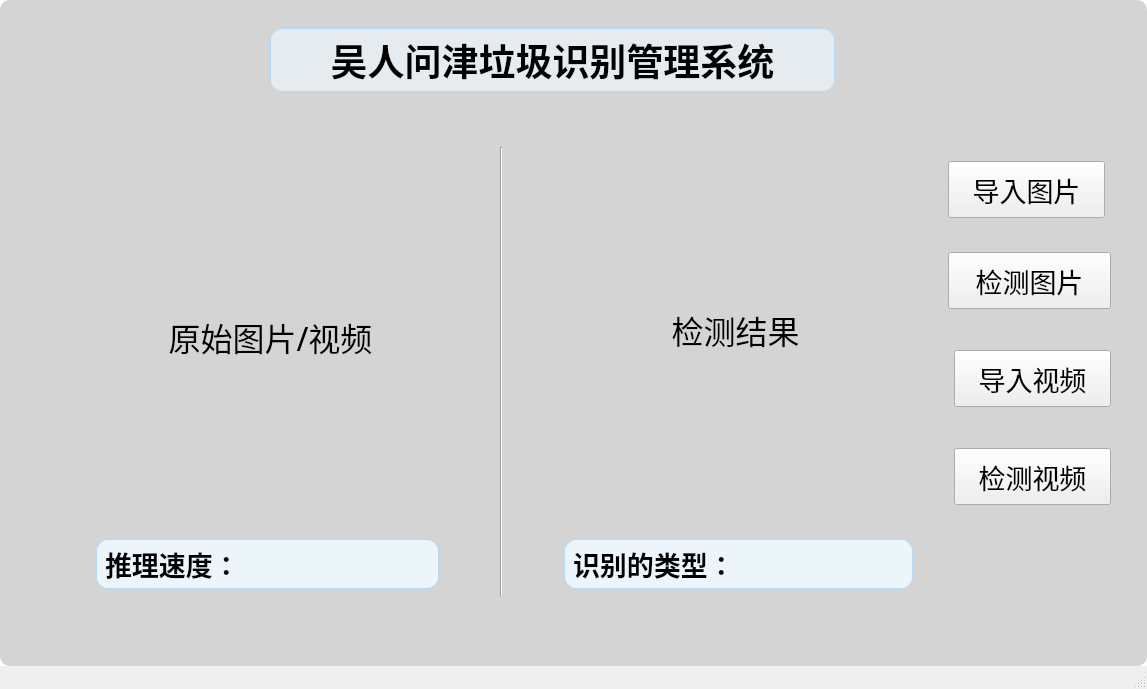
<?xml version="1.0" encoding="UTF-8"?>
<ui version="4.0">
 <class>main_ui</class>
 <widget class="QMainWindow" name="main_ui">
  <property name="geometry">
   <rect>
    <x>0</x>
    <y>0</y>
    <width>1147</width>
    <height>689</height>
   </rect>
  </property>
  <property name="windowTitle">
   <string>MainWindow</string>
  </property>
  <widget class="QWidget" name="centralwidget">
   <widget class="QListWidget" name="listWidget">
    <property name="geometry">
     <rect>
      <x>0</x>
      <y>0</y>
      <width>1147</width>
      <height>666</height>
     </rect>
    </property>
    <property name="styleSheet">
     <string notr="true">border-image: url(:/login.jpg);
border-radius:10px;</string>
    </property>
   </widget>
   <widget class="QListView" name="listView">
    <property name="geometry">
     <rect>
      <x>0</x>
      <y>0</y>
      <width>1147</width>
      <height>666</height>
     </rect>
    </property>
    <property name="styleSheet">
     <string notr="true">background-color: rgba(81, 81, 81,0.25);
border-radius:10px;</string>
    </property>
   </widget>
   <widget class="QLabel" name="label">
    <property name="geometry">
     <rect>
      <x>270</x>
      <y>28</y>
      <width>565</width>
      <height>64</height>
     </rect>
    </property>
    <property name="font">
     <font>
      <family>华文新魏</family>
      <pointsize>28</pointsize>
      <bold>true</bold>
     </font>
    </property>
    <property name="styleSheet">
     <string notr="true">background-color: rgba(236,245,250,0.7);
color: rgb(0, 0, 0);
border: 1px solid rgb(179,216,250);
border-radius:12px;
font-weight: bold;</string>
    </property>
    <property name="text">
     <string>吴人问津垃圾识别管理系统</string>
    </property>
    <property name="alignment">
     <set>Qt::AlignCenter</set>
    </property>
   </widget>
   <widget class="Line" name="line">
    <property name="geometry">
     <rect>
      <x>486</x>
      <y>147</y>
      <width>31</width>
      <height>449</height>
     </rect>
    </property>
    <property name="orientation">
     <enum>Qt::Vertical</enum>
    </property>
   </widget>
   <widget class="QLabel" name="label_2">
    <property name="geometry">
     <rect>
      <x>102</x>
      <y>168</y>
      <width>337</width>
      <height>337</height>
     </rect>
    </property>
    <property name="font">
     <font>
      <family>华文中宋</family>
      <pointsize>24</pointsize>
     </font>
    </property>
    <property name="styleSheet">
     <string notr="true">background-color: rgba(166, 164, 161,0.6);
border-radius:30px;

color: rgb(255, 255, 255);
QLineEdit {
    font-weight: bold; /* 给文本框控件的字体加粗 */
}



</string>
    </property>
    <property name="lineWidth">
     <number>2</number>
    </property>
    <property name="text">
     <string>原始图片/视频</string>
    </property>
    <property name="alignment">
     <set>Qt::AlignCenter</set>
    </property>
   </widget>
   <widget class="QLabel" name="label_3">
    <property name="geometry">
     <rect>
      <x>564</x>
      <y>161</y>
      <width>343</width>
      <height>337</height>
     </rect>
    </property>
    <property name="font">
     <font>
      <family>华文中宋</family>
      <pointsize>24</pointsize>
     </font>
    </property>
    <property name="styleSheet">
     <string notr="true">background-color: rgba(166, 164, 161,0.6);
border-radius:30px;

color: rgb(255, 255, 255);
QLineEdit {
    font-weight: bold; /* 给文本框控件的字体加粗 */
}</string>
    </property>
    <property name="lineWidth">
     <number>2</number>
    </property>
    <property name="text">
     <string>检测结果</string>
    </property>
    <property name="alignment">
     <set>Qt::AlignCenter</set>
    </property>
   </widget>
   <widget class="QPushButton" name="pushButton">
    <property name="geometry">
     <rect>
      <x>948</x>
      <y>161</y>
      <width>157</width>
      <height>57</height>
     </rect>
    </property>
    <property name="font">
     <font>
      <family>华文行楷</family>
      <pointsize>20</pointsize>
     </font>
    </property>
    <property name="styleSheet">
     <string notr="true">border-image: url(:/buton.png);</string>
    </property>
    <property name="text">
     <string>导入图片</string>
    </property>
   </widget>
   <widget class="QPushButton" name="pushButton_2">
    <property name="geometry">
     <rect>
      <x>948</x>
      <y>252</y>
      <width>163</width>
      <height>57</height>
     </rect>
    </property>
    <property name="font">
     <font>
      <family>华文行楷</family>
      <pointsize>20</pointsize>
     </font>
    </property>
    <property name="styleSheet">
     <string notr="true">border-image: url(:/buton.png);</string>
    </property>
    <property name="text">
     <string>检测图片</string>
    </property>
   </widget>
   <widget class="QPushButton" name="pushButton_3">
    <property name="geometry">
     <rect>
      <x>954</x>
      <y>350</y>
      <width>157</width>
      <height>57</height>
     </rect>
    </property>
    <property name="font">
     <font>
      <family>华文行楷</family>
      <pointsize>20</pointsize>
     </font>
    </property>
    <property name="styleSheet">
     <string notr="true">border-image: url(:/buton.png);</string>
    </property>
    <property name="text">
     <string>导入视频</string>
    </property>
   </widget>
   <widget class="QPushButton" name="pushButton_4">
    <property name="geometry">
     <rect>
      <x>954</x>
      <y>448</y>
      <width>157</width>
      <height>57</height>
     </rect>
    </property>
    <property name="font">
     <font>
      <family>华文行楷</family>
      <pointsize>20</pointsize>
     </font>
    </property>
    <property name="styleSheet">
     <string notr="true">border-image: url(:/buton.png);</string>
    </property>
    <property name="text">
     <string>检测视频</string>
    </property>
   </widget>
   <widget class="QLabel" name="label_4">
    <property name="geometry">
     <rect>
      <x>96</x>
      <y>539</y>
      <width>343</width>
      <height>50</height>
     </rect>
    </property>
    <property name="font">
     <font>
      <family>华文新魏</family>
      <pointsize>20</pointsize>
      <bold>true</bold>
     </font>
    </property>
    <property name="styleSheet">
     <string notr="true">background-color: rgb(236,245,250);
color: rgb(0, 0, 0);
border: 1px solid rgb(179,216,250);
border-radius:12px;
font-weight: bold;</string>
    </property>
    <property name="text">
     <string>推理速度：</string>
    </property>
   </widget>
   <widget class="QLabel" name="label_5">
    <property name="geometry">
     <rect>
      <x>564</x>
      <y>539</y>
      <width>349</width>
      <height>50</height>
     </rect>
    </property>
    <property name="font">
     <font>
      <family>华文新魏</family>
      <pointsize>20</pointsize>
      <bold>true</bold>
     </font>
    </property>
    <property name="styleSheet">
     <string notr="true">background-color: rgb(236,245,250);
color: rgb(0, 0, 0);
border: 1px solid rgb(179,216,250);
border-radius:12px;
font-weight: bold;</string>
    </property>
    <property name="text">
     <string>识别的类型：</string>
    </property>
   </widget>
  </widget>
  <widget class="QStatusBar" name="statusbar"/>
 </widget>
 <resources>
  <include location="image/login.qrc"/>
 </resources>
 <connections/>
</ui>
